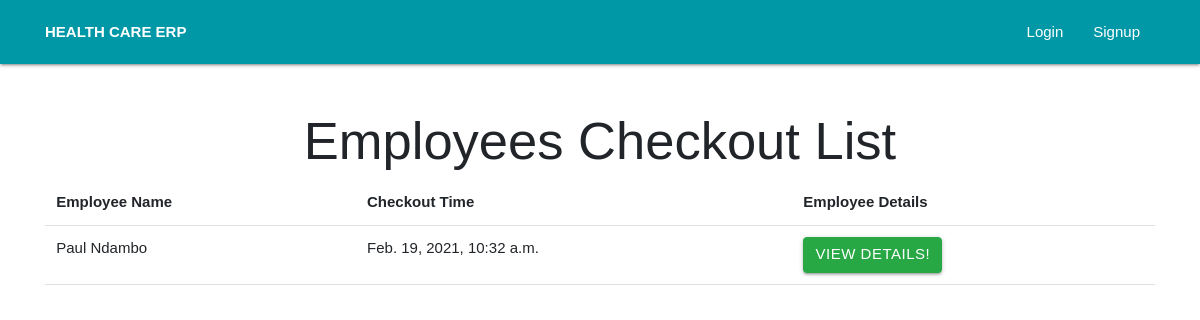
The page /HumanResource/employee_checkout/ on the database as committed earlier.
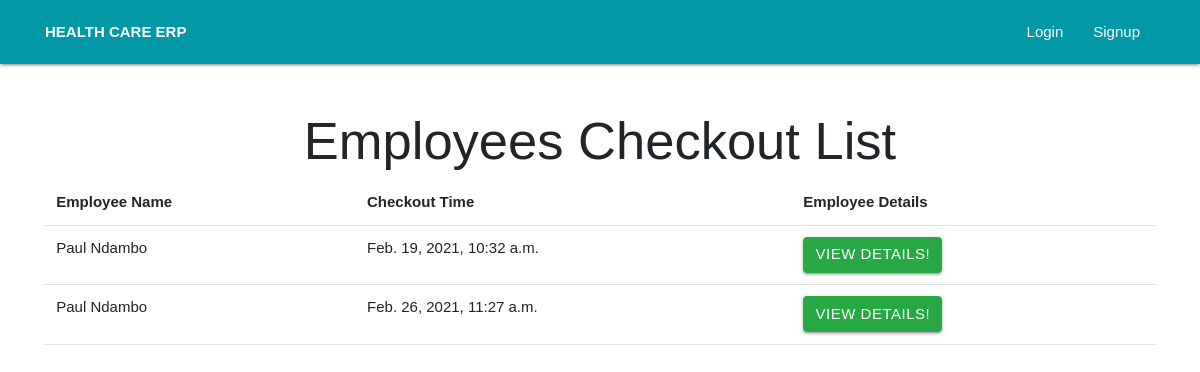
The same page on the database as committed later.
### HumanResource/models.py (models this page shows, shortened)
class EmployeeCheckOut(models.Model):
    employee = models.ForeignKey(Attendance, on_delete=models.CASCADE)
    check_out_time = models.DateTimeField(default=timezone.now)
    class Meta:
        verbose_name = ("Employees Checkout Detail")
        verbose_name_plural = ("Employees Checkout Details")

class Attendance(models.Model):
    employee = models.ForeignKey(Employee, on_delete=models.CASCADE)
    check_in_time = models.DateTimeField(default=timezone.now)
    def __str__(self):
        return self.employee.name
    class Meta:
        verbose_name = ("Employees Checkin Record")
        verbose_name_plural = ("Employees Checkin Records")

class Employee(models.Model):
    employment_number = models.CharField(max_length=200, unique=True)
    name = models.CharField(max_length=200)
    slug = models.SlugField(max_length=200, unique=True)
    phone = models.CharField(max_length=200)
    email = models.EmailField()
    department = models.CharField(max_length=200, choices=DEPARTMENT_CHOICES)
    employment_date = models.DateTimeField()
    date_of_birth = models.DateTimeField()
    religion = models.CharField(max_length=200, choices=RELIGION_CHOICES)
    gender = models.CharField(max_length=200, choices=GENDER_CHOICES)
    skin_color = models.CharField(max_length=200)
    hair_color = models.CharField(max_length=200)
    height = models.CharField(max_length=200)
    address = models.CharField(max_length=200)
    city = models.CharField(max_length=200)
    country = models.CharField(max_length=200)
    nationality = models.CharField(max_length=200)
    personal_description = models.TextField(max_length=2000)
    profile_photo = models.ImageField(upload_to="pics")
    last_university_attended = models.CharField(max_length=500)
    highest_education_level = models.CharField(max_length=50, choices=HIGHEST_EDUCATION_CHOICES)
    graduation_year = models.DateTimeField(default=timezone.now)
    schools_attended = models.CharField(max_length=500)
    specialization = models.CharField(max_length=500)
    places_worked = models.TextField()
    class Meta:
        verbose_name = ("Employee Detail")
        verbose_name_plural = ("Employees Details")

### HumanResource/views.py (the view)
# urls.py: path("employee_checkout/", views.employee_checkout, name="employee_checkout"),
def employee_checkout(request):
    employee_checkouts = EmployeeCheckOut.objects.all()
    context = {
        "employee_checkouts": employee_checkouts
    }
    return render(request, "hr/checkout.html", context)

### HumanResource/templates/hr/checkout.html
{% extends "base_layout.html" %}
{% block heading %}
    <h1 class="display-4 text-center">Employees Checkout List</h1>
{% endblock heading %}
 {% block content %}
 <table class="table table-borderless">
     <thead class="border-bottom font-weight-bold">
         <tr>
             <td>Employee Name</td>
             <td>Checkout Time</td>
             <td>Employee Details</td>
         </tr>
     </thead>
     <tbody>
         {% for employee_checkout in employee_checkouts %}
            <tr>
                <td>{{ employee_checkout.employee }}</td>
                <td>{{ employee_checkout.check_out_time }}</td>
                <td><a href="{% url 'employees_checkout_details' employee_checkout.id %}" class="btn btn-success">View Details!</a></td>
            </tr>
         {% endfor %}
     </tbody>
 </table>
{% endblock %}

Rows that differ between the two databases and show on the page:
added EmployeeCheckOut: employee "Paul Ndambo", check_out_time "Feb. 26, 2021, 11:27 a.m."
